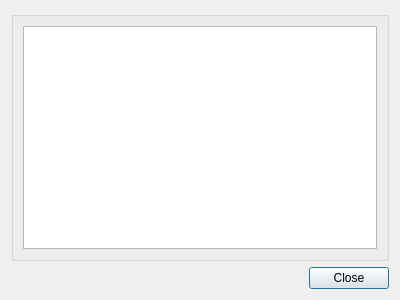
<?xml version="1.0" encoding="UTF-8"?>
<ui version="4.0">
 <class>GainCalibrationDialog</class>
 <widget class="QDialog" name="GainCalibrationDialog">
  <property name="geometry">
   <rect>
    <x>0</x>
    <y>0</y>
    <width>400</width>
    <height>300</height>
   </rect>
  </property>
  <property name="windowTitle">
   <string>Sensor Gain Calibration</string>
  </property>
  <layout class="QVBoxLayout" name="verticalLayout_2">
   <item>
    <widget class="QGroupBox" name="groupBox">
     <property name="title">
      <string/>
     </property>
     <layout class="QVBoxLayout" name="verticalLayout">
      <item>
       <widget class="QPlainTextEdit" name="plainTextEdit">
        <property name="readOnly">
         <bool>true</bool>
        </property>
        <property name="plainText">
         <string notr="true"/>
        </property>
       </widget>
      </item>
     </layout>
    </widget>
   </item>
   <item>
    <widget class="QDialogButtonBox" name="buttonBox">
     <property name="standardButtons">
      <set>QDialogButtonBox::Close</set>
     </property>
    </widget>
   </item>
  </layout>
 </widget>
 <resources/>
 <connections/>
</ui>
